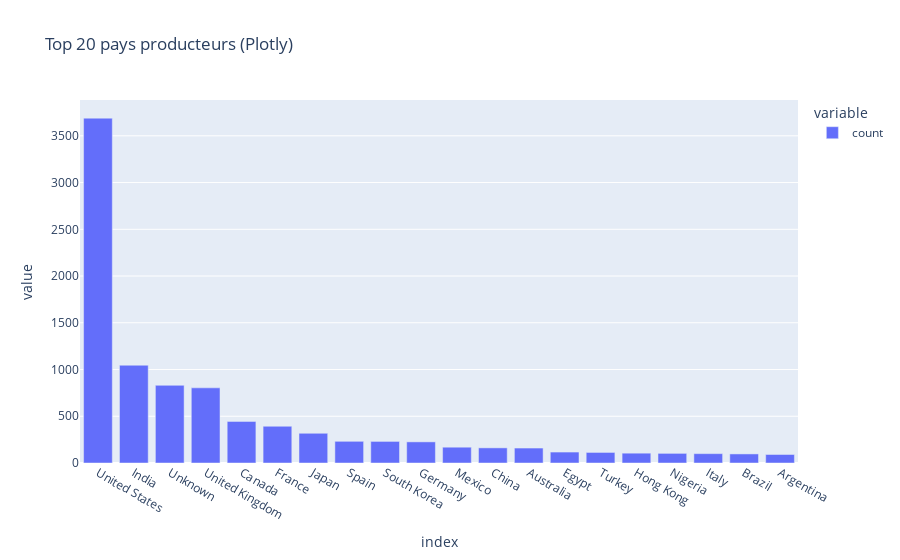

The code cell stored with this chart in its notebook:
### Code cell
# SECTION 4.3 — Analyse géographique

#20 pays qui ont le plus produit
countries = df['country'].str.split(", ", expand=True).stack()
country_counts = countries.value_counts()

print(country_counts.head(20))


#Bar chart des pays qui ont le plus produit
plt.figure(figsize=(10,6))
country_counts.head(20).plot(kind="bar")
plt.title("Top 20 pays producteurs")
plt.show()

px.bar(country_counts.head(20), title="Top 20 pays producteurs (Plotly)").show()

all_countries = df['country'].dropna().str.split(", ", expand=True).stack()
all_country_counts = all_countries.value_counts().reset_index()
all_country_counts.columns = ["country", "count"]

all_country_counts['log_count'] = np.log1p(all_country_counts['count'])  # log(1 + count) pour éviter log(0)

top20_df = country_counts.head(20).reset_index()
top20_df.columns = ["country", "count"]

fig = px.choropleth(
    top20_df,
    locations="country",         # noms des pays
    locationmode="country names",
    color="count",
    hover_name="country",
    color_continuous_scale="Viridis",
    title="Top 20 des pays producteurs (Carte interactive)"
)

fig.show()
#Carte interactive avec plotly

### Figure 1 — Plotly figure (JSON) as saved in the notebook; plotly's stock layout.template omitted (floating-point values rounded to 4 significant figures)
{"data": [{"hovertemplate": "variable=count<br>index=%{x}<br>value=%{y}<extra></extra>", "legendgroup": "count", "marker": {"color": "#636efa", "pattern": {"shape": ""}}, "name": "count", "orientation": "v", "showlegend": true, "textposition": "auto", "type": "bar", "x": ["United States", "India", "Unknown", "United Kingdom", "Canada", "France", "Japan", "Spain", "South Korea", "Germany", "Mexico", "China", "Australia", "Egypt", "Turkey", "Hong Kong", "Nigeria", "Italy", "Brazil", "Argentina"], "xaxis": "x", "y": [3689, 1046, 831, 804, 445, 393, 318, 232, 231, 226, 169, 162, 160, 117, 113, 105, 103, 100, 97, 91], "yaxis": "y"}], "layout": {"barmode": "relative", "legend": {"title": {"text": "variable"}, "tracegroupgap": 0}, "title": {"text": "Top 20 pays producteurs (Plotly)"}, "xaxis": {"anchor": "y", "domain": [0, 1], "title": {"text": "index"}}, "yaxis": {"anchor": "x", "domain": [0, 1], "title": {"text": "value"}}}}
